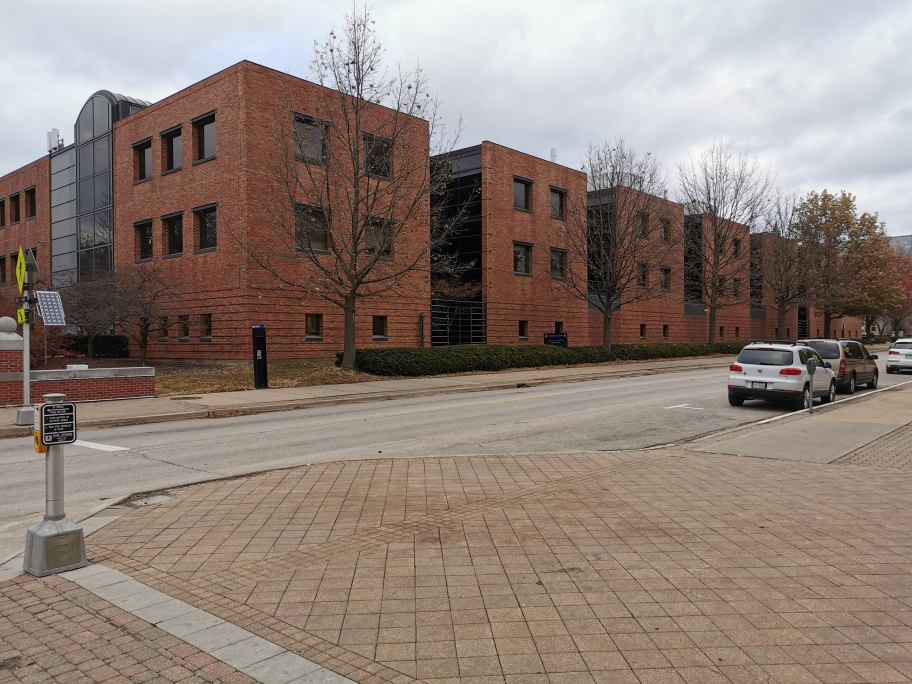
#> input picture Final Project/project 5 - starter package/UIUC_street/1.jpg, 3648 x 2736 px (shown at 1/4 size)
$ jupyter execute --allow-errors Project_5.ipynb   (shell and % lines are left out)   (older library calls are emulated)
#> lines starting #> are read from the running program, lines starting #| are printed output that depends on the picture; after the words box and inside, x2 and y2 are one past the last pixel; in counts of white or black regions, pixels touching at a corner belong together; long printed decimals are rounded
### Final Project/CS445-FinalProject-SFM/utils.py
import os
import cv2

import numpy as np
from math import floor
from numpy.linalg import svd, inv


# [189 lines left out: functions projectImage, computeOverlap, transformImage, not called in this run]


def blendImages(sourceTransform, referenceTransform):
    '''
    Input:
        - sourceTransform: source frame projected onto reference frame plane
        - referenceTransform: reference frame projected onto same space

    Output:
        - blendedOutput: naive blending result from frame stitching
    '''

    blendedOutput = referenceTransform
    indices = referenceTransform == 0
    blendedOutput[indices] = sourceTransform[indices]

    return (blendedOutput / blendedOutput.max() * 255).astype(np.uint8)


# [55 lines left out: functions get_img_corners, video2imageFolder, not called in this run]


def imageFolder2mpeg(input_path, output_path='./output_video.mpeg', fps=30.0):
    '''
    Extracts the frames from an input video file
    and saves them as separate frames in an output directory.
    Input:
        input_path: Input video file.
        output_path: Output directorys.
        fps: frames per second (default: 30).
    Output:
        None
    '''

    dir_frames = input_path
    files_info = os.scandir(dir_frames)

    file_names = [f.path for f in files_info if f.name.endswith(".jpg")]
    file_names.sort(key=lambda f: int(''.join(filter(str.isdigit, f))))

    frame_Height, frame_Width = cv2.imread(file_names[0]).shape[:2]
    resolution = (frame_Width, frame_Height)

    # Define the codec and create VideoWriter object
    fourcc = cv2.VideoWriter_fourcc(*'MPG1')
    video_writer = cv2.VideoWriter(output_path, fourcc, fps, resolution)

    frame_count = len(file_names)

    frame_idx = 0

    while frame_idx < frame_count:


        frame_i = cv2.imread(file_names[frame_idx])
        video_writer.write(frame_i)
        frame_idx += 1

    video_writer.release()

### Final Project/project 5 - starter package/Project_5.ipynb
# Programming Project #5: Video Stitching and Processing

## CS445: Computational Photography - Fall 2019

### Part I: Stitch two key frames

#### This involves:
1. compute homography H between two frames;
2. project each frame onto the same surface;
3. blend the surfaces.

Check that your homography is correct by plotting four points that form a square in frame 270 and their projections in each image, like this:
<p>


</p>

[cell 1]
import cv2
import numpy as np
from numpy.linalg import svd, inv, solve, lstsq
import utils
import scipy
from scipy.sparse.linalg import lsqr
from scipy.sparse import csr_matrix
from matplotlib import pyplot as plt

[cell 2]
# images location
im1 = './UIUC_street/1.jpg'
im2 = './UIUC_street/2.jpg'

# Load an color image in grayscale
im1 = cv2.resize(cv2.imread(im1),(480,360))
im2 = cv2.resize(cv2.imread(im2),(480,360))
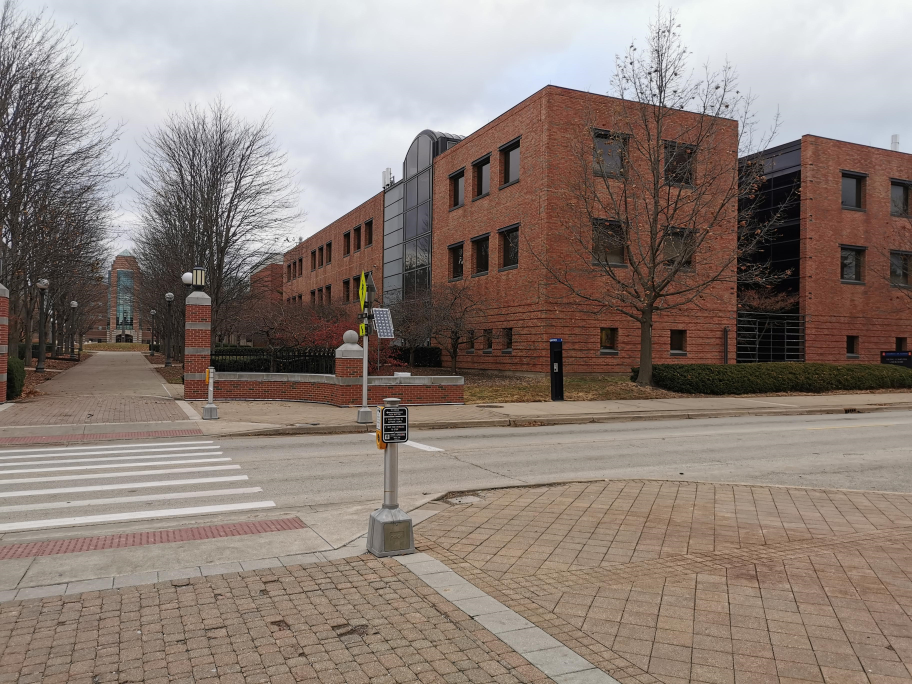
#> input picture Final Project/project 5 - starter package/UIUC_street/2.jpg, 3648 x 2736 px (shown at 1/4 size)
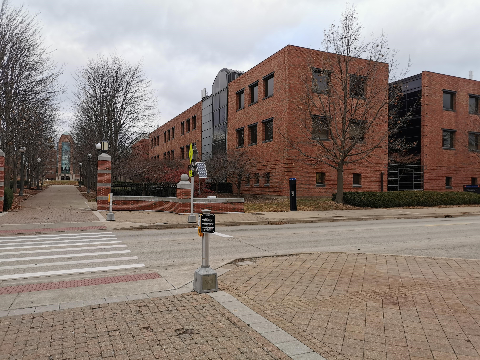
#> im2: shape (360, 480, 3); mean B, G, R 120.5, 127.8, 141
plt.imshow(im1)
plt.show()
plt.imshow(im2)
plt.show()

[cell 3]
def auto_homography(Ia,Ib, homography_func=None, normalization_func=None):
    '''
    Computes a homography that maps points from Ia to Ib

    Input: Ia and Ib are images
    Output: H is the homography

    '''
    if Ia.dtype == 'float32' and Ib.dtype == 'float32':
        Ia = (Ia*255).astype(np.uint8)
        Ib = (Ib*255).astype(np.uint8)

    Ia_gray = cv2.cvtColor(Ia,cv2.COLOR_BGR2GRAY)
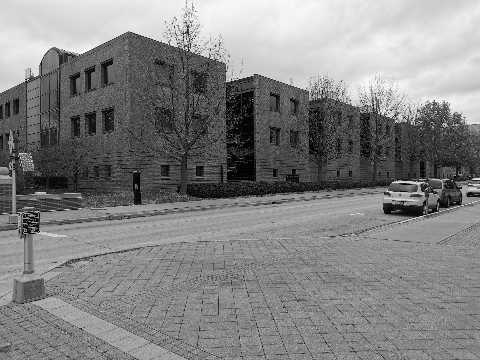
#> Ia_gray: shape (360, 480); min 0, max 253, mean 131.4
    Ib_gray = cv2.cvtColor(Ib,cv2.COLOR_BGR2GRAY)
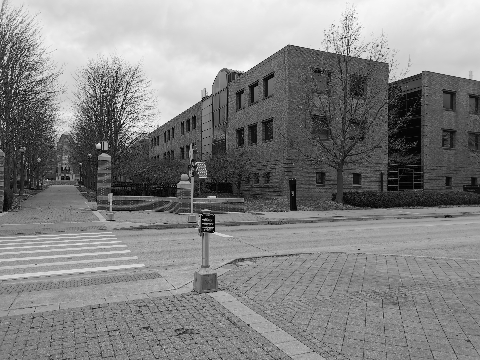
#> Ib_gray: shape (360, 480); min 0, max 251, mean 130.9

    # Initiate SIFT detector
    sift = cv2.xfeatures2d.SIFT_create()

    # find the keypoints and descriptors with SIFT
    kp_a, des_a = sift.detectAndCompute(Ia_gray,None)
#> kp_a = 700 keypoints; strongest (x, y, size): (470, 194, 4.1), (188, 26, 1.9), (388, 209, 7.9), (418, 110, 1.9)
    kp_b, des_b = sift.detectAndCompute(Ib_gray,None)
#> kp_b = 824 keypoints; strongest (x, y, size): (98, 145, 3.3), (99, 144, 2.1), (205, 219, 1.9), (5, 58, 2.4)

    # BFMatcher with default params
    bf = cv2.BFMatcher()
    matches = bf.knnMatch(des_a,des_b, k=2)
#> matches = 700 matches

    # Apply ratio test
    good = []
    for m,n in matches:
        if m.distance < 0.75*n.distance:
            good.append(m)
#> after the loop, good = 93 matches

    numMatches = int(len(good))
#> numMatches = 93

    matches = good
#> matches = 93 matches

    # Xa and Xb are 3xN matrices that contain homogeneous coordinates for the N
    # matching points for each image
    Xa = np.ones((3,numMatches))
    Xb = np.ones((3,numMatches))

    for idx, match_i in enumerate(matches):
        Xa[:,idx][0:2] = kp_a[match_i.queryIdx].pt
        Xb[:,idx][0:2] = kp_b[match_i.trainIdx].pt
#> this loop made 93 passes

    ## RANSAC
    niter = 1000
    best_score = 0

    for t in range(niter):
        # estimate homography
        subset = np.random.choice(numMatches, 4, replace=False)
        pts1 = Xa[:,subset]
        pts2 = Xb[:,subset]

        H_t = homography_func(pts1, pts2, normalization_func) # edit helper code below (computeHomography)
        #H_t = computeHomography(pts1, pts2)

        # score homography
        Xb_ = np.dot(H_t, Xa) # project points from first image to second using H
        du = Xb_[0,:]/Xb_[2,:] - Xb[0,:]/Xb[2,:]
        dv = Xb_[1,:]/Xb_[2,:] - Xb[1,:]/Xb[2,:]

        ok_t = np.sqrt(du**2 + dv**2) < 1  # you may need to play with this threshold
        score_t = sum(ok_t)

        if score_t > best_score:
            print("get a better score")
            best_score = score_t
            H = H_t
            in_idx = ok_t
#> this loop made 1000 passes
#> (subset, score_t, best_score) on passes 1, 7, 13: ([2, 30, 55, 16], 9, 9), ([15, 87, 68, 56], 12, 12), ([84, 5, 20, 69], 28, 28)
#> (score_t, best_score) on passes 68, 227: (30, 30), (31, 31)
#> after the loop, best_score = 31

    print('best score: {:02f}'.format(best_score))
#| best score: 31.000

    # Optionally, you may want to re-estimate H based on inliers

    return H

[cell 4]
from scipy import linalg

def get_A(src,dst):
    eye = np.eye(3)
    zeros = np.zeros([3,3])
    first_half = np.concatenate((eye*-1,zeros,dst[0]*eye), axis=-1)
    second_half = np.concatenate((zeros,eye*-1,dst[1]*eye), axis=-1)
    #print(src.T.dot(first_half).shape, src.T.dot(second_half).shape)
    return src.T.dot(first_half),src.T.dot(second_half)

def computeHomography(pts1, pts2, normalization_func=None):
    '''
    Compute homography that maps from pts1 to pts2 using least squares solver

    Input: pts1 and pts2 are 3xN matrices for N points in homogeneous
    coordinates.

    Output: H is a 3x3 matrix, such that pts2~=H*pts1 pts1.T * H^T = pts2.T
    '''
    N = pts1.shape[1]
    l = []
    for i in range(N):
        a,b = get_A(pts1[:,i],pts2[:,i])
        l.append(a)
        l.append(b)
    #print(l)
    A = np.asarray(l)
    #print(A.shape)
    #print(A)
    U,s,Vt = np.linalg.svd(A)
    #print(Vt.shape)
    H = Vt[-1,:].reshape([3,3])
    return H

[cell 5]
H = auto_homography(im1,im2, computeHomography)
#> H = [[-0.00292, -9.4e-05, -0.984], [0.000922, -0.00468, -0.176], [5.25e-06, -1.98e-07, -0.00543]]

[cell 6]
output_width, output_height = (1600, 400)

corners = np.array([np.array([[0,0],[im1.shape[1]-1,0],[0,im1.shape[0]-1],[im1.shape[1]-1,im1.shape[0]-1]], dtype='float32')])
#> corners = [[0, 0], [479, 0], [0, 359], [479, 359]]
center = np.array([np.array([[output_width//2-im1.shape[1]//2, output_height//2-im1.shape[0]//2],
                             [output_width//2+im1.shape[1]//2, output_height//2-im1.shape[0]//2],
                             [output_width//2-im1.shape[1]//2, output_height//2+im1.shape[0]//2],
                             [output_width//2+im1.shape[1]//2, output_height//2+im1.shape[0]//2]], dtype='float32')])
#print(corners)
H_t = cv2.getPerspectiveTransform(corners,center)
print(H_t)
#| [[ 1.00208768e+00 -3.69455833e-16  5.60000000e+02]
#|  [ 4.12052155e-19  1.00278552e+00  2.00000000e+01]
#|  [ 2.06026077e-20 -6.59742559e-19  1.00000000e+00]]
shift = np.array([[1,0,800],[0,1,0],[0,0,1]]).astype(np.float32)
shift2 = np.array([[0,0,800],[0,0,0],[0,0,0]]).astype(np.float32)
img_warped = cv2.warpPerspective(im2, H_t, (output_width, output_height)).astype(np.float32)
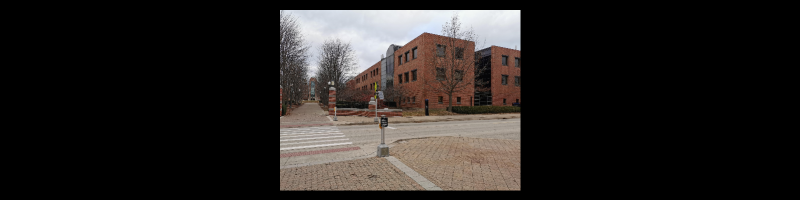
#> img_warped: shape (400, 1600, 3) float32 (shown at 1/2 size); mean B, G, R 32.7, 34.7, 38.3
plt.imshow(img_warped/255.)
plt.show()

img_warped2 = cv2.warpPerspective(im1, H_t.dot(H), (output_width, output_height)).astype(np.float32)
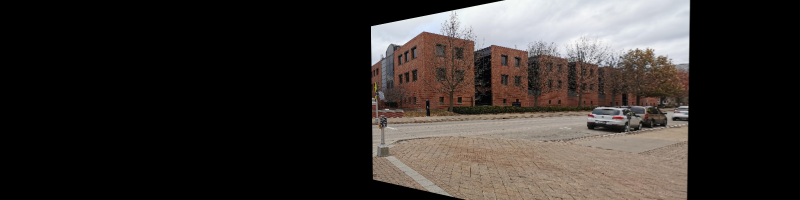
#> img_warped2: shape (400, 1600, 3) float32 (shown at 1/2 size); mean B, G, R 46.2, 49.1, 54.2
mask = np.where(img_warped>0, 1, 0).astype(np.float32)
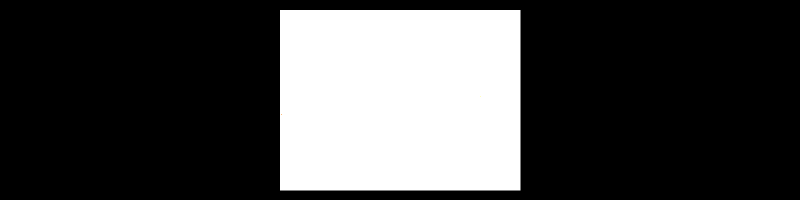
#> mask: shape (400, 1600, 3) float32 (shown at 1/2 size); mean B, G, R 0.271, 0.271, 0.271
plt.imshow(img_warped2/255.)
plt.show()
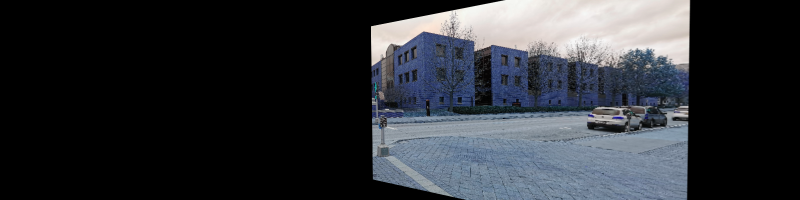
#> shown: shape (400, 1600, 3) float32 (shown at 1/2 size); mean R, G, B 0.181, 0.193, 0.213

print(np.max(img_warped))
#| 252.0
print("mask")
plt.imshow(mask.astype(np.float32))
plt.show()
print("background")
plt.imshow(img_warped2.astype(np.float32)/255.)
plt.show()
print("foreground")
plt.imshow(img_warped.astype(np.float32)/255.)
plt.show()
print(np.sum(mask,axis=-1).shape)
#| (400, 1600)
#img_warped3 = laplacian_blend(img_warped, img_warped2, np.sum(mask,axis=-1))
#img_warped3 = mask*img_warped+(1.-mask)*img_warped2
#alpha blend
img_warped3 = utils.blendImages(mask*img_warped, img_warped2)
#> in blendImages, `indices = referenceTransform == 0`:
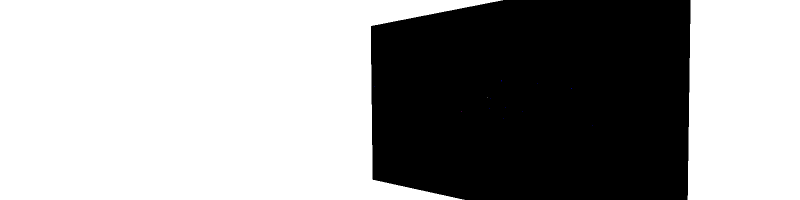
#> indices: shape (400, 1600, 3) bool (shown at 1/2 size); mean B, G, R 0.62, 0.62, 0.62
#> in blendImages, `blendedOutput[indices] = sourceTransform[indices]`:
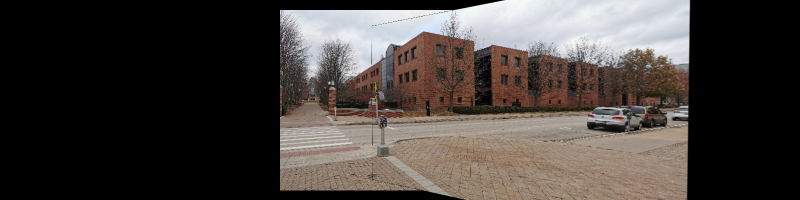
#> blendedOutput: shape (400, 1600, 3) float32 (shown at 1/2 size); 10.93% of pixels changed, all inside (x1, y1, x2, y2) = (560, 20, 1011, 381)

result = cv2.cvtColor(img_warped3,cv2.COLOR_BGR2RGB)

print(H)
#| [[-2.91540504e-03 -9.40029400e-05 -9.84430520e-01]
#|  [ 9.21824118e-04 -4.67510358e-03 -1.75601472e-01]
#|  [ 5.25147976e-06 -1.97992274e-07 -5.42759480e-03]]
plt.imshow(result/255.)
plt.show()
print(np.max(result))
#| 255
plt.imsave("trial1.jpg",np.clip(result/255.,0.,1.))
del result
del img_warped, img_warped2, img_warped3

### Part II: Panorama using five key frames

In this part you will produce a panorama using five key frames. Let's determine frames [90, 270, 450, 630, 810] as key frames. The goal is to map all the five frames onto the plane corresponding to frame 450 (that we also call the _reference frame_). For the frames 270 and 630 you can follow the instructions in part 1.

Mapping frame 90 to frame 450 is difficult because they share very little area. Therefore you need to perform a two stage mapping by using frame 270 as a guide. Compute one projection from 90 to 270 and one from 270 to 450 and multiply the two matrices. This produces a projection from 90 to 450 even though these frames have very little area in common

[cell 7]
import cv2
import numpy as np

[cell 8]
master_frames =[1,2,6,5,4,3]
print(master_frames)
output_width, output_height = 5000,500
img_list = []
img_path_list=['./UIUC_street/%d.jpg'%k for k in master_frames]
print(img_path_list)
#> (the rest of this cell did not finish here and is left out)

[cell 9]
import matplotlib.pylab as plt
import numpy as np


#> (the rest of this cell did not finish here and is left out)

[cell 10]
K = np.asarray([[1/0.035, 0, 512/2],[0, 1/0.035, 256/2],[0, 0, 1]])
#> K = [[28.57, 0, 256], [0, 28.57, 128], [0, 0, 1]]
X = 500
Y= 100
def map_u_v_to_XYZ(j,u,v):
    cam = np.asarray([u,v,1.]).astype(np.float).T
    #w*[u, v, 1].T = K[R,T][X,Y,Z,1]
    #we use w*[u, v, 1].T = K[X,Y,Z].T for simplify,
    #Reason, we will resotre rotation and translation in Homologic transformation anyway
    #[X,Y,Z].T = w*K^(-1)[u,v,1].T
    #print(K)
    #print(cam)
    depth = 1/depth_data[j,v,u]/15.    #depth = Z
    n = np.linalg.inv(K).dot(cam)
    #print(np.linalg.inv(K))
    #print(n)
    n *= depth
    #print(n)
    #print(depth)
    return n
#> (the rest of this cell did not finish here and is left out)

[cell 11]
import numpy as np
import math
import matplotlib.pyplot as plt
from mpl_toolkits.mplot3d import Axes3D
from matplotlib.animation import FuncAnimation
#> (the rest of this cell did not finish here and is left out)

[cell 12]
'''
def mousePositionDepth(event,x,y,flags,param):
    if event == cv2.EVENT_MOUSEMOVE:
        print(depth_data[0][x,y])

cv2.namedWindow("depthImage")
cv2.setMouseCallback('depthImage',mousePositionDepth)
while(1):
    cv2.imshow('depthImage',depth_img[0])
    k = cv2.waitKey(20) & 0xFF
    if k == 27:
        break
cv2.destroyAllWindows()
'''

### Part 3: Map the video to the reference plane

[cell 13]
import os
import cv2
import numpy as np
import matplotlib.pyplot as plt
from math import floor

import utils

[cell 14]
dir_frames = 'images/input/frames'
filenames = []
#> (the rest of this cell did not finish here and is left out)

#> (a cell that did not finish here is left out)

[cell 16]
frameCount = len(filenames)
#> (the rest of this cell did not finish here and is left out)

[cell 17]
for idx, file_i in enumerate(filenames):
    frames[idx] = cv2.cvtColor(cv2.imread(file_i), cv2.COLOR_BGR2RGB) / 255.0

[cell 18]
## Example usage of utils.projectImage
H = 700
W = 2000
#pastHomographies = np.zeros((len(filenames),len(filenames), 3, 3),dtype=np.float32)
originTranslations = np.zeros((len(filenames), 2), dtype=np.float32)
#> (the rest of this cell did not finish here and is left out)

#> (a cell that did not finish here is left out)
